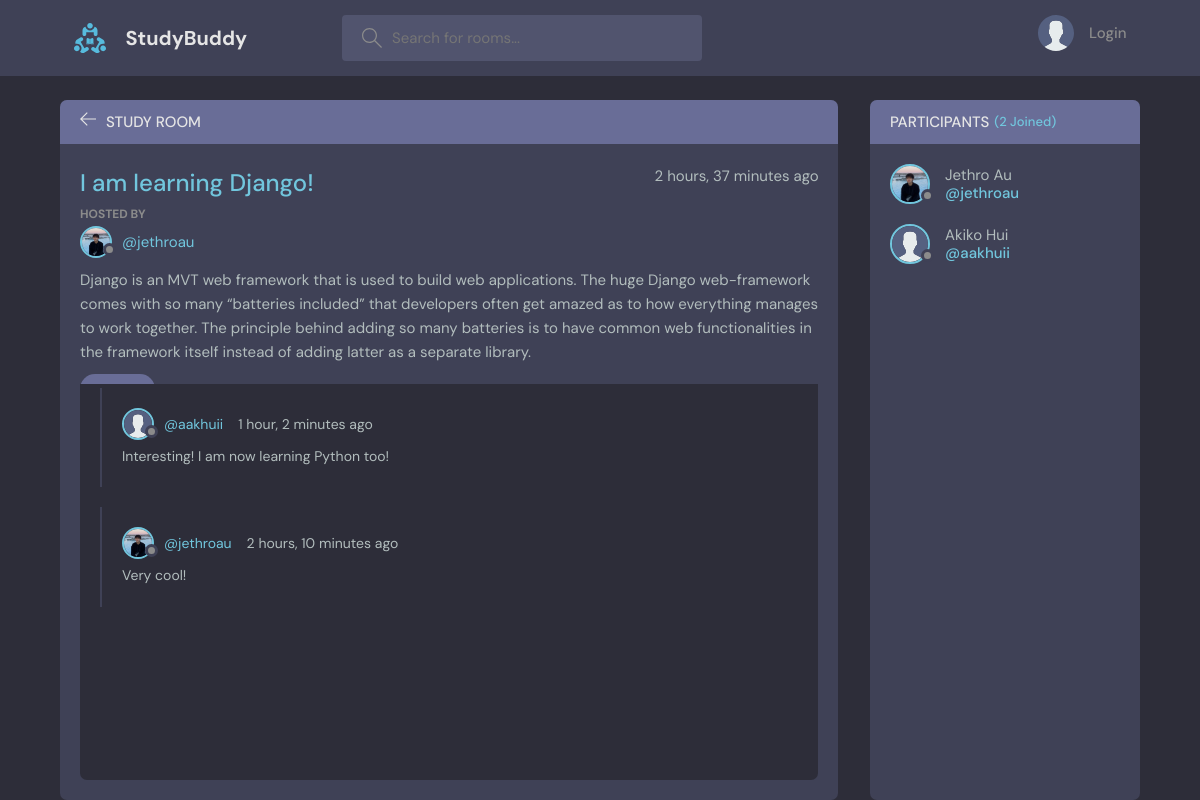
The page /room/1/ on the database its author committed.
### base/models.py (models this page shows, shortened)
class Room(models.Model):
    host = models.ForeignKey(User, on_delete=models.SET_NULL, null=True)
    topic = models.ForeignKey(Topic, on_delete=models.SET_NULL, null=True)
    name = models.CharField(max_length=200)
    description = models.TextField(null=True, blank=True)
    participants = models.ManyToManyField(
        User, related_name="participants", blank=True)
    updated = models.DateTimeField(auto_now=True)
    created = models.DateTimeField(auto_now_add=True)
    class Meta:
        ordering = ['-updated', '-created']

class User(AbstractUser):
    name = models.CharField(max_length=200, null=True)
    email = models.EmailField(unique=True, null=True)
    bio = models.TextField(null=True)
    avatar = models.ImageField(null=True, default="avatar.svg")
    USERNAME_FIELD = 'email'
    REQUIRED_FIELDS = []
    def __str__(self):
        return self.username

class Message(models.Model):
    user = models.ForeignKey(User, on_delete=models.CASCADE)
    room = models.ForeignKey(Room, on_delete=models.CASCADE)
    body = models.TextField()
    updated = models.DateTimeField(auto_now=True)
    created = models.DateTimeField(auto_now_add=True)
    class Meta:
        ordering = ['-updated', '-created']

### base/views.py (the view, shortened to what this page needs)
# urls.py: path('room/<str:pk>/', views.room, name="room"),
def room(request: HttpRequest, pk: int):
    room: Room = Room.objects.get(id=pk)
    room_messages: Message = room.message_set.all()
    participants = room.participants.all()
    context = {
        'room': room,
        'room_messages': room_messages,
        'participants': participants
    }
    return render(request, 'base/room.html', context)

### base/models.py (called while the page is built)
    def __str__(self):
        return self.name

### base/templates/base/room.html (shortened to what this page needs)
{% extends 'main.html' %}
{% block content %}
<main class="profile-page layout layout--2">
  <div class="container">
    <div class="room">
      <div class="room__top">
        <div class="room__topLeft">
          <a href="{% url 'home' %}">
            <svg version="1.1" xmlns="http://www.w3.org/2000/svg" width="32" height="32" viewBox="0 0 32 32">
              <title>arrow-left</title>
              <path
                d="M13.723 2.286l-13.723 13.714 13.719 13.714 1.616-1.611-10.96-10.96h27.625v-2.286h-27.625l10.965-10.965-1.616-1.607z"
              ></path>
            </svg>
          </a>
          <h3>Study Room</h3>
        </div>
      </div>
      <div class="room__box scroll">
        <div class="room__header scroll">
          <div class="room__info">
            <h3>{{room.name}}</h3>
            <span>{{room.created|timesince}} ago</span>
          </div>
          <div class="room__hosted">
            <p>Hosted By</p>
            <a href="{% url 'user-profile' room.host.id %}" class="room__author">
              <div class="avatar avatar--small">
                <img src="{{room.host.avatar.url}}" />
              </div>
              <span>@{{room.host}}</span>
            </a>
          </div>
          <div class="room__details">
            {{room.description}}
          </div>
          <span class="room__topics">{{room.topic}}</span>
        </div>
        <div class="room__conversation">
          <div class="threads scroll">
            {% for message in room_messages %}
            <div class="thread">
              <div class="thread__top">
                <div class="thread__author">
                  <a href="{% url 'user-profile' message.user.id %}" class="thread__authorInfo">
                    <div class="avatar avatar--small">
                      <img src="{{message.user.avatar.url}}" />
                    </div>
                    <span>@{{message.user}}</span>
                  </a>
                  <span class="thread__date">{{message.created|timesince}} ago</span>
                </div>
              </div>
              <div class="thread__details">
                {{message.body}}
              </div>
            </div>
            {% endfor %}
          </div>
        </div>
      </div>
    </div>
    <div class="participants">
      <h3 class="participants__top">Participants <span>({{room.participants.count}} Joined)</span></h3>
      <div class="participants__list scroll">
        {% for participant in participants %}
        <a href="{% url 'user-profile' participant.id %}" class="participant">
          <div class="avatar avatar--medium">
            <img src="{{participant.avatar.url}}" />
          </div>
          <p>
            {{participant.name}}
            <span>@{{participant}}</span>
          </p>
        </a>
        {% endfor %}
      </div>
    </div>
  </div>
</main>
{% endblock %}

### rows shown on the page
Room: name "I am learning Django!", created "2 hours, 37 minutes", host.avatar (picture), host "jethroau", description "Django is an MVT web framework that is used to build web applications. The huge Django web-framework comes with so many “batteries included” that developers often get amazed as to how everything manages to work together. The principle behind adding so many batteries is to have common web functionalities in the framework itself instead of adding latter as a separate library.", participants.count "2"
Message: user.avatar (placeholder picture), user "aakhuii", created "1 hour, 2 minutes", body "Interesting! I am now learning Python too!"
Message: user.avatar (picture), user "jethroau", created "2 hours, 10 minutes", body "Very cool!"
User: avatar (picture), name "Jethro Au", username "jethroau"
User: avatar (placeholder picture), name "Akiko Hui", username "aakhuii"
